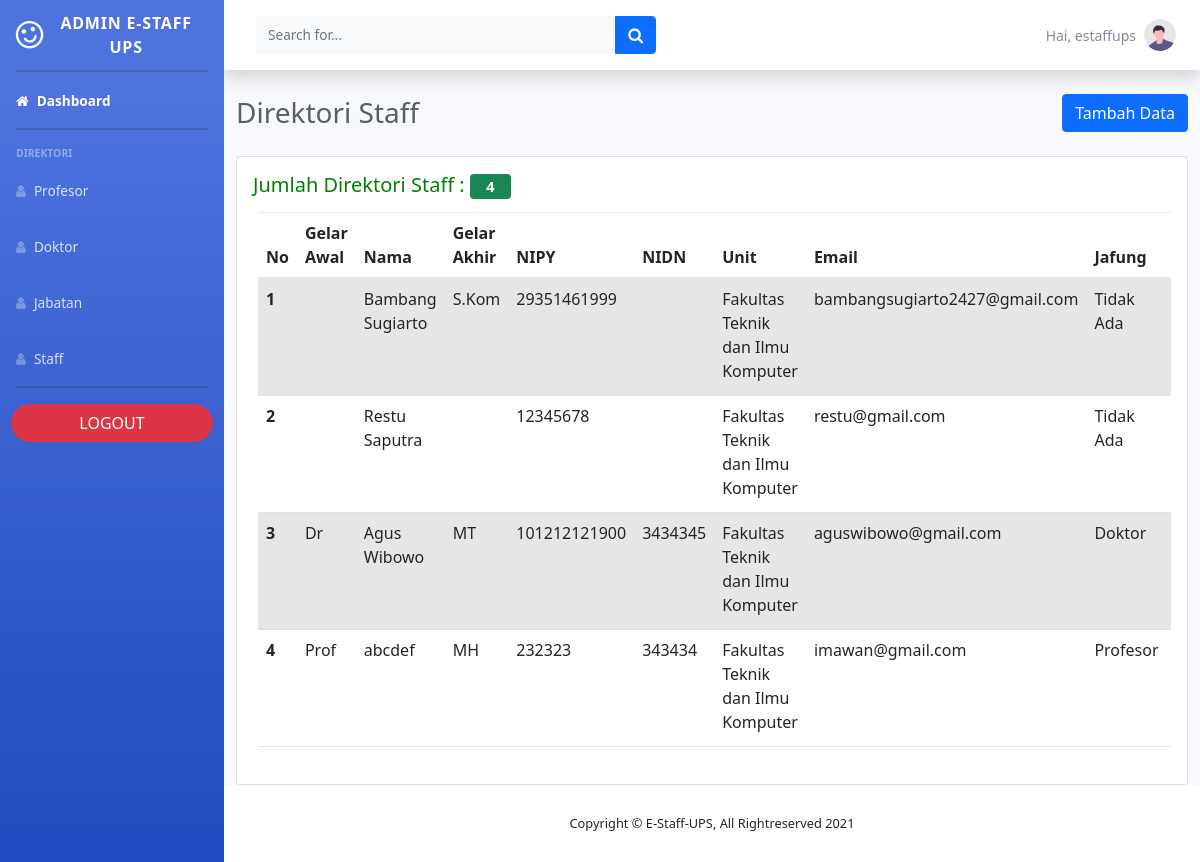
The page /admin_karyawan.php on the database its author committed.
### tables this page shows
CREATE TABLE `tb_daftar` (
  `id` int(11) NOT NULL,
  `gelar_awal` varchar(55) NOT NULL,
  `gelar_akhir` varchar(55) NOT NULL,
  `nama` varchar(55) NOT NULL,
  `nipy` varchar(55) NOT NULL,
  `nidn` varchar(55) NOT NULL,
  `unitkerja` varchar(255) NOT NULL,
  `pekerjaan` varchar(150) NOT NULL,
  `email` varchar(150) NOT NULL,
  `jafung` varchar(55) NOT NULL,
  `pendidikan` varchar(50) NOT NULL,
  `jabatan` varchar(150) NOT NULL,
  `nohp` varchar(50) NOT NULL,
  `deskripsi` varchar(255) NOT NULL,
  `foto` varchar(255) NOT NULL
);

### src/jumlah_data.php (called while the page is built, shortened)
<?php
include "koneksi.php";
$data_staff = mysqli_query($koneksi, "SELECT * FROM tb_daftar");
$jumlah_staff = mysqli_num_rows($data_staff);

### src/admin_karyawan.php (the view, shortened to what this page needs)
<?php include "jumlah_data.php"; ?>
<!DOCTYPE html>
<html lang="en">
<head>
    <link href="../css/all.min.css" rel="stylesheet" type="text/css">
    <link href="../css/sb-admin-2.min.css" rel="stylesheet">
    <link href="../css/bootstrap.min.css" rel="stylesheet">
    <link rel="stylesheet" href="../css/style.css">
</head>
<body id="page-top">
    <div id="wrapper">
        <?php include "sidebar_admin.php"; ?>
        <div id="content-wrapper" class="d-flex flex-column">
            <div id="content">
                <?php include "navbar_admin.php"; ?>
                <div class="container-fluid">
                    <div class="d-sm-flex align-items-center justify-content-between mb-4">
                        <h1 class="h3 mb-0 text-gray-800">Direktori Staff</h1>
                        <a href="admin.php" class="btn btn-primary">Tambah Data</a>
                    </div>
                    <div class="card">
                        <div class="card-body">
                            <h5 style="color: green;">Jumlah Direktori Staff : <span class="badge bg-success px-3"><?= $jumlah_staff; ?></span> </h5>
                            <table class="table table-striped table-hover" style="display: block; padding: 5px; margin-top: 5px; width: auto; height: auto; overflow: auto;">
                                <thead>
                                    <tr>
                                        <th>No</th>
                                        <th>Gelar Awal</th>
                                        <th>Nama</th>
                                        <th>Gelar Akhir</th>
                                        <th>NIPY</th>
                                        <th>NIDN</th>
                                        <th>Unit</th>
                                        <th>Email</th>
                                        <th>Jafung</th>
                                        <th>Pendidikan</th>
                                    </tr>
                                </thead>
                                <tbody>
                                    <?php include "koneksi.php"; ?>
                                    <?php
                                    $query = "SELECT * FROM tb_daftar";
                                    $query_run = mysqli_query($koneksi, $query);
                                    $no = 1;
                                    while ($row = mysqli_fetch_array($query_run)) {
                                    ?>
                                        <tr>
                                            <th><?= $no++ ?></th>
                                            <td><?= $row['gelar_awal']; ?></td>
                                            <td><?= $row['nama']; ?></td>
                                            <td><?= $row['gelar_akhir']; ?></td>
                                            <td><?= $row['nipy']; ?></td>
                                            <td><?= $row['nidn']; ?></td>
                                            <td><?= $row['unitkerja']; ?></td>
                                            <td><?= $row['email']; ?></td>
                                            <td><?= $row['jafung']; ?></td>
                                            <td><?= $row['pendidikan']; ?></td>
                                        </tr>
                                    <?php
                                    }
                                    ?>
                                </tbody>
                            </table>
                        </div>
                    </div>
                </div>
            </div>
            <footer class="sticky-footer bg-white">
                <div class="container my-auto">
                    <div class="copyright text-center my-auto">
                        <span>Copyright &copy; E-Staff-UPS, All Rightreserved 2021</span>
                    </div>
                </div>
            </footer>
        </div>
    </div>
</body>
</html>

### src/navbar_admin.php (shortened to what this page needs)
<?php
include "koneksi.php";
include "jumlah_data.php";
$ambilData = mysqli_query($koneksi, "SELECT * FROM tb_admin");
$data = mysqli_fetch_array($ambilData);
?>
<!DOCTYPE html>
<html lang="en">
<head>
    <link href="../css/all.min.css" rel="stylesheet" type="text/css">
    <link href="../css/all.css" rel="stylesheet" type="text/css">
    <link rel="stylesheet" href="https://cdn.jsdelivr.net/npm/@fortawesome/fontawesome-free@5.15.4/css/fontawesome.min.css">
    <link rel="stylesheet" href="https://maxcdn.bootstrapcdn.com/font-awesome/4.5.0/css/font-awesome.min.css" />
    <link href="../css/sb-admin-2.min.css" rel="stylesheet">
    <link href="../css/bootstrap.min.css" rel="stylesheet">
    <link href="../css/style.css" rel="stylesheet">
</head>
<body id="page-top">
    <div id="wrapper">
        <div id="content-wrapper" class="d-flex flex-column">
            <div id="content">
                <nav class="navbar navbar-expand navbar-light bg-white topbar mb-4 static-top shadow">
                    <form method="GET" action="admin_cari.php" class="d-none d-sm-inline-block form-inline mr-auto ml-md-3 my-2 my-md-0 mw-100 navbar-search">
                        <div class="input-group">
                            <input type="text" name="cari" value="<?php if (isset($_GET['cari'])) {
                                                                        echo $_GET['cari'];
                                                                    } ?>" class="form-control bg-light border-0 small" placeholder="Search for..." aria-label="Search" aria-describedby="basic-addon2">
                            <div class="input-group-append">
                                <button class="btn btn-primary" type="submit">
                                    <i class="fa fa-search fa-sm"></i>
                                </button>
                            </div>
                        </div>
                    </form>
                    <ul class="navbar-nav ml-auto">
                        <li class="nav-item dropdown no-arrow">
                            <a class="nav-link dropdown-toggle" href="#" id="userDropdown" role="button" data-toggle="dropdown" aria-haspopup="true" aria-expanded="false">
                                <span class="mr-2 d-none d-lg-inline text-gray-600 small">Hai, <?= $data['username']; ?></span>
                                <img class="img-profile rounded-circle" src="../assets/undraw_profile.svg">
                            </a>
                        </li>
                    </ul>
                </nav>
            </div>
        </div>
    </div>
</body>
</html>

### css/style.css (style rules this page uses)
* { padding: 0; margin: 0; box-sizing: border-box; }

### css/all.css (style rules this page uses)
.fa, .fas, .far, .fal, .fad, .fab { -moz-osx-font-smoothing: grayscale; -webkit-font-smoothing: antialiased; display: inline-block; font-style: normal; font-variant: normal; text-rendering: auto; line-height: 1; }
.fa-sm { font-size: .875em; }
.fa-search:before { content: "\f002"; }

### rows shown on the page
tb_daftar: nama "Bambang Sugiarto", gelar_akhir "S.Kom", nipy "29351461999", unitkerja "Fakultas Teknik dan Ilmu Komputer", email "bambangsugiarto2427@gmail.com", jafung "Tidak Ada"
tb_daftar: nama "Restu Saputra", nipy "12345678", unitkerja "Fakultas Teknik dan Ilmu Komputer", email "restu@gmail.com", jafung "Tidak Ada"
tb_daftar: gelar_awal "Dr", nama "Agus Wibowo", gelar_akhir "MT", nipy "101212121900", nidn "3434345", unitkerja "Fakultas Teknik dan Ilmu Komputer", email "aguswibowo@gmail.com", jafung "Doktor"
tb_daftar: gelar_awal "Prof", nama "abcdef", gelar_akhir "MH", nipy "232323", nidn "343434", unitkerja "Fakultas Teknik dan Ilmu Komputer", email "imawan@gmail.com", jafung "Profesor"

### other values the page prints
$data['username'] "estaffups"
$jumlah_staff "4"
